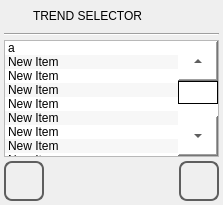
<?xml version="1.0" encoding="UTF-8"?>
<ui version="4.0">
 <class>item_selector</class>
 <widget class="QWidget" name="item_selector">
  <property name="geometry">
   <rect>
    <x>0</x>
    <y>0</y>
    <width>223</width>
    <height>205</height>
   </rect>
  </property>
  <property name="minimumSize">
   <size>
    <width>0</width>
    <height>0</height>
   </size>
  </property>
  <property name="maximumSize">
   <size>
    <width>16777215</width>
    <height>16777215</height>
   </size>
  </property>
  <property name="windowTitle">
   <string>item_selector</string>
  </property>
  <property name="styleSheet">
   <string notr="true">QWidget
{
	font: 16pt &quot;DejaVu Sans Mono&quot;;
}
QPushButton
{
	font: 20pt &quot;DejaVu Sans Mono&quot;;
}</string>
  </property>
  <layout class="QVBoxLayout" name="verticalLayout">
   <property name="spacing">
    <number>4</number>
   </property>
   <property name="margin">
    <number>4</number>
   </property>
   <item>
    <layout class="QHBoxLayout" name="horizontalLayout">
     <property name="sizeConstraint">
      <enum>QLayout::SetMinimumSize</enum>
     </property>
     <item>
      <widget class="QLabel" name="labelIcon">
       <property name="minimumSize">
        <size>
         <width>25</width>
         <height>25</height>
        </size>
       </property>
       <property name="maximumSize">
        <size>
         <width>25</width>
         <height>25</height>
        </size>
       </property>
       <property name="focusPolicy">
        <enum>Qt::NoFocus</enum>
       </property>
       <property name="styleSheet">
        <string notr="true">border-image: url(:/systemicons/img/Find.png);</string>
       </property>
       <property name="text">
        <string/>
       </property>
      </widget>
     </item>
     <item>
      <widget class="QLabel" name="labelTitle">
       <property name="sizePolicy">
        <sizepolicy hsizetype="Preferred" vsizetype="Fixed">
         <horstretch>0</horstretch>
         <verstretch>0</verstretch>
        </sizepolicy>
       </property>
       <property name="focusPolicy">
        <enum>Qt::NoFocus</enum>
       </property>
       <property name="text">
        <string>TREND SELECTOR</string>
       </property>
      </widget>
     </item>
    </layout>
   </item>
   <item>
    <widget class="Line" name="line">
     <property name="focusPolicy">
      <enum>Qt::NoFocus</enum>
     </property>
     <property name="orientation">
      <enum>Qt::Horizontal</enum>
     </property>
    </widget>
   </item>
   <item>
    <widget class="QListWidget" name="listWidget">
     <property name="focusPolicy">
      <enum>Qt::NoFocus</enum>
     </property>
     <property name="styleSheet">
      <string notr="true">QListWidget
{
	font: 32pt &quot;DejaVu Sans Mono&quot;;
}
QScrollBar:vertical
{
        border-top: 40px solid #999999;
        border-bottom: 40px solid #999999;
        background:white;
        width:40px;    
        margin: 0px 0px 0px 0px;
}
QScrollBar::handle:vertical 
{
        border: 1px solid black;
	    background: rgb(255, 255, 255);
        min-height: 10px;
}
QScrollBar::add-line:vertical
{
        height: 40px;
	    background: rgb(255, 255, 255);
        subcontrol-position: bottom;
        subcontrol-origin: margin;
	image: url(:/systemicons/img/Down.png);
}
QScrollBar::sub-line:vertical 
{
       height: 40px;
	    background: rgb(255, 255, 255);
        subcontrol-position: top;
	    subcontrol-origin: margin;
	image: url(:/systemicons/img/Up.png);
}</string>
     </property>
     <property name="verticalScrollBarPolicy">
      <enum>Qt::ScrollBarAlwaysOn</enum>
     </property>
     <property name="alternatingRowColors">
      <bool>true</bool>
     </property>
     <item>
      <property name="text">
       <string>a</string>
      </property>
     </item>
     <item>
      <property name="text">
       <string>New Item</string>
      </property>
     </item>
     <item>
      <property name="text">
       <string>New Item</string>
      </property>
     </item>
     <item>
      <property name="text">
       <string>New Item</string>
      </property>
     </item>
     <item>
      <property name="text">
       <string>New Item</string>
      </property>
     </item>
     <item>
      <property name="text">
       <string>New Item</string>
      </property>
     </item>
     <item>
      <property name="text">
       <string>New Item</string>
      </property>
     </item>
     <item>
      <property name="text">
       <string>New Item</string>
      </property>
     </item>
     <item>
      <property name="text">
       <string>New Item</string>
      </property>
     </item>
     <item>
      <property name="text">
       <string>New Item</string>
      </property>
     </item>
     <item>
      <property name="text">
       <string>New Item</string>
      </property>
     </item>
     <item>
      <property name="text">
       <string>z</string>
      </property>
     </item>
    </widget>
   </item>
   <item>
    <layout class="QHBoxLayout" name="horizontalLayout_2">
     <property name="spacing">
      <number>4</number>
     </property>
     <item>
      <widget class="QPushButton" name="pushButtonBack">
       <property name="sizePolicy">
        <sizepolicy hsizetype="Minimum" vsizetype="Fixed">
         <horstretch>60</horstretch>
         <verstretch>60</verstretch>
        </sizepolicy>
       </property>
       <property name="minimumSize">
        <size>
         <width>40</width>
         <height>40</height>
        </size>
       </property>
       <property name="maximumSize">
        <size>
         <width>40</width>
         <height>40</height>
        </size>
       </property>
       <property name="focusPolicy">
        <enum>Qt::NoFocus</enum>
       </property>
       <property name="styleSheet">
        <string notr="true">QPushButton
{
border: 2px solid  rgb(94, 94, 94);
border-radius: 8px;
qproperty-icon: url(:/systemicons/img/Go_back.png);
qproperty-iconSize: 24px 24px;
qproperty-focusPolicy: NoFocus;
}
QPushButton:pressed
{
border: 2px solid  rgb(194, 194, 194);
background-color:  rgb(255, 255, 127);
}
QPushButton:disabled
{
border: 2px solid  rgb(194, 194, 194);
}
</string>
       </property>
       <property name="text">
        <string/>
       </property>
      </widget>
     </item>
     <item>
      <spacer name="horizontalSpacer">
       <property name="focusPolicy">
        <enum>Qt::NoFocus</enum>
       </property>
       <property name="orientation">
        <enum>Qt::Horizontal</enum>
       </property>
       <property name="sizeHint" stdset="0">
        <size>
         <width>40</width>
         <height>20</height>
        </size>
       </property>
      </spacer>
     </item>
     <item>
      <widget class="QPushButton" name="pushButtonView">
       <property name="sizePolicy">
        <sizepolicy hsizetype="Minimum" vsizetype="Fixed">
         <horstretch>60</horstretch>
         <verstretch>60</verstretch>
        </sizepolicy>
       </property>
       <property name="minimumSize">
        <size>
         <width>40</width>
         <height>40</height>
        </size>
       </property>
       <property name="maximumSize">
        <size>
         <width>40</width>
         <height>40</height>
        </size>
       </property>
       <property name="focusPolicy">
        <enum>Qt::NoFocus</enum>
       </property>
       <property name="styleSheet">
        <string notr="true">QPushButton
{
border: 2px solid  rgb(94, 94, 94);
border-radius: 8px;
qproperty-icon: url(:/systemicons/img/Display.png);
qproperty-iconSize: 24px 24px;
qproperty-focusPolicy: NoFocus;
}
QPushButton:pressed
{
border: 2px solid  rgb(194, 194, 194);
background-color:  rgb(255, 255, 127);
}
QPushButton:disabled
{
border: 2px solid  rgb(194, 194, 194);
}
</string>
       </property>
       <property name="text">
        <string/>
       </property>
      </widget>
     </item>
    </layout>
   </item>
  </layout>
 </widget>
 <resources/>
 <connections/>
</ui>
